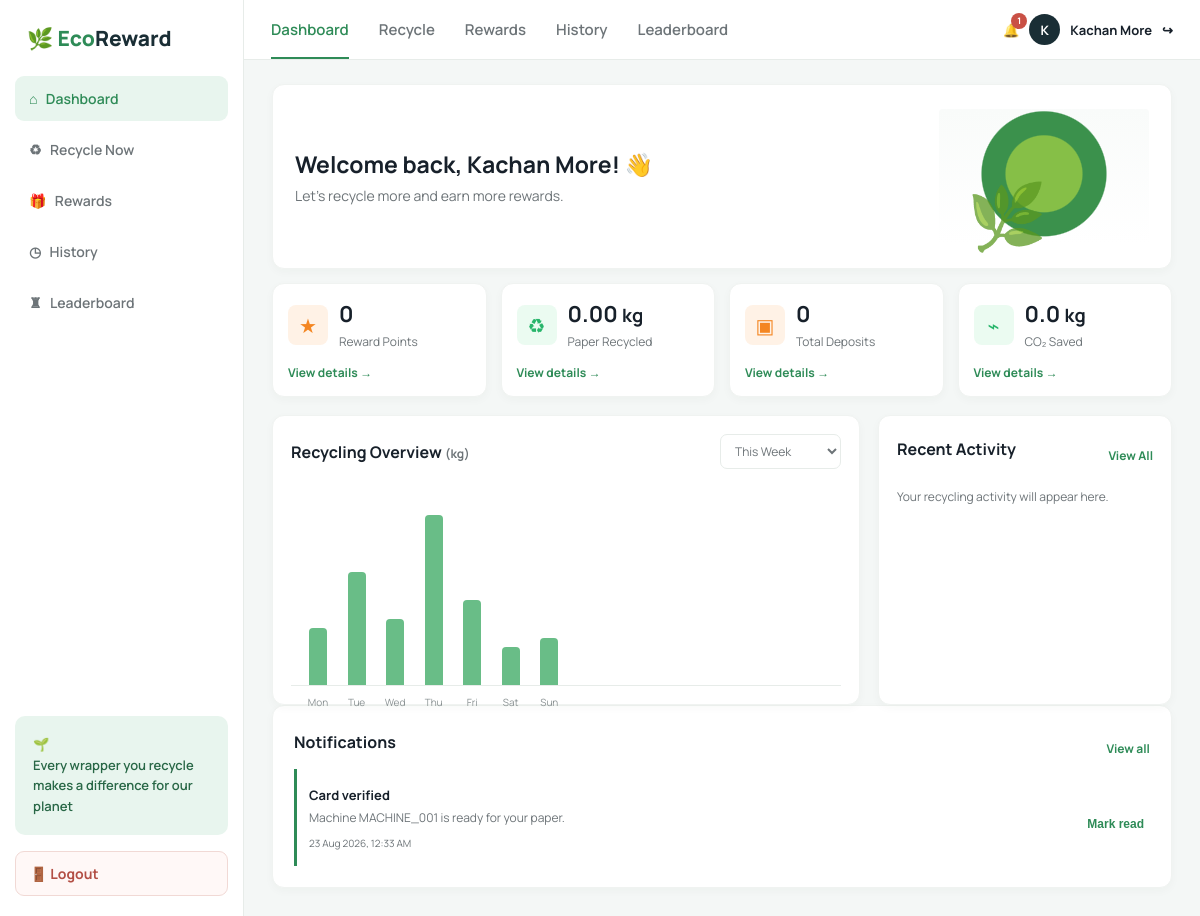
Page / (signed in) on the earlier database version.
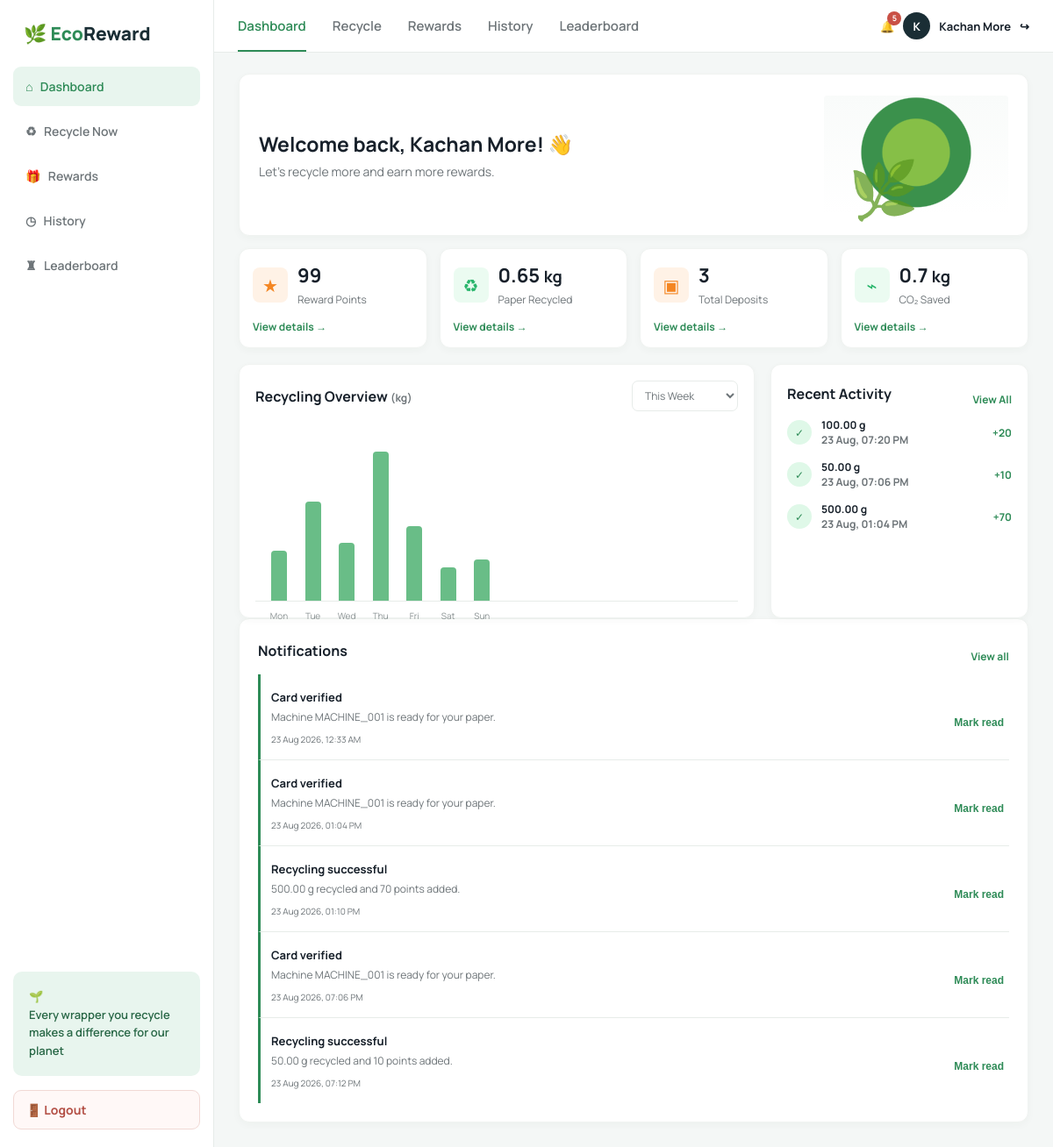
Same page on the later database version.
### recycling/models.py (models this page shows)
class Profile(models.Model):
    ROLE_CHOICES = [("USER", "User"), ("ADMIN", "Admin")]
    STATUS_CHOICES = [("ACTIVE", "Active"), ("BLOCKED", "Blocked")]
    RFID_STATUS_CHOICES = [("ACTIVE", "Active"), ("BLOCKED", "Blocked")]
    user = models.OneToOneField(User, on_delete=models.CASCADE)
    role = models.CharField(max_length=10, choices=ROLE_CHOICES, default="USER")
    status = models.CharField(max_length=10, choices=STATUS_CHOICES, default="ACTIVE")
    rfid_uid = models.CharField(max_length=64, blank=True, unique=True, null=True)
    rfid_status = models.CharField(max_length=10, choices=RFID_STATUS_CHOICES, default="ACTIVE")
    phone = models.CharField(max_length=30, blank=True)
    points = models.PositiveIntegerField(default=0)
    monthly_goal_kg = models.DecimalField(max_digits=6, decimal_places=2, default=5)

class Notification(models.Model):
    TYPE_CHOICES = [(value, value.title()) for value in ["RECYCLING", "REWARD", "ACHIEVEMENT", "MACHINE", "GOAL", "REDEMPTION"]]
    user = models.ForeignKey(User, on_delete=models.CASCADE)
    type = models.CharField(max_length=20, choices=TYPE_CHOICES, default="RECYCLING")
    title = models.CharField(max_length=140)
    message = models.TextField()
    is_read = models.BooleanField(default=False)
    created_at = models.DateTimeField(auto_now_add=True)

class RecyclingSession(models.Model):
    STATUS_CHOICES = [(x, x.replace("_", " ").title()) for x in ["RFID_VERIFIED", "READY_FOR_DEPOSIT", "MEASURING", "PROCESSING", "COMPLETED", "REJECTED"]]
    user = models.ForeignKey(User, on_delete=models.CASCADE)
    machine = models.ForeignKey(Machine, on_delete=models.PROTECT)
    rfid_card = models.ForeignKey(RFIDCard, on_delete=models.PROTECT, null=True, blank=True, related_name="sessions")
    session_id = models.CharField(max_length=32, editable=False, default=make_session_id)
    rfid_uid = models.CharField(max_length=64)
    status = models.CharField(max_length=30, choices=STATUS_CHOICES, default="RFID_VERIFIED")
    weight_grams = models.DecimalField(max_digits=8, decimal_places=2, default=0)
    points = models.PositiveIntegerField(default=0)
    created_at = models.DateTimeField(auto_now_add=True)
    completed_at = models.DateTimeField(null=True, blank=True)

### recycling/views.py (the view, shortened to what this page needs)
# urls.py: path("", views.dashboard, name="dashboard"),
def dashboard(request):
    if hasattr(request.user, "profile") and request.user.profile.role == "ADMIN":
        return redirect("admin_dashboard")
    profile, _ = Profile.objects.get_or_create(user=request.user)
    sessions = RecyclingSession.objects.filter(user=request.user, status="COMPLETED")
    total_grams = sessions.aggregate(value=Sum("weight_grams"))["value"] or 0
    return render(request, "user/dashboard.html", {"profile": profile, "sessions": sessions.order_by("-created_at")[:4], "total_weight": Decimal(total_grams) / 1000, "deposits": sessions.count(), "co2_saved": Decimal(total_grams) * Decimal("1.15") / 1000, "notifications": Notification.objects.filter(user=request.user, is_read=False)[:5]})

### templates/user/dashboard.html (shortened to what the changed rows need)
{% extends 'base.html' %} {% block body %}
<div class="shell">
  <div class="content">
    <header class="topbar">
      <div class="user">
        <a class="notification-link" href="{% url 'user_notifications' %}" aria-label="View notifications">🔔{% if notifications %}<span class="notification-badge">{{ notifications|length }}</span>{% endif %}</a>
      </div>
    </header>
    <main class="main">
      <section class="hero">
        <div class="hero-copy">
          <h1>
            Welcome back, {{ request.user.first_name|default:request.user.username }}! 👋
          </h1>
        </div>
      </section>
      <section class="stats">
        <div class="card stat">
          <div class="stat-top">
            <div>
              <strong>{{ profile.points }}</strong
              ><span class="muted">Reward Points</span>
            </div>
          </div>
        </div>
        <div class="card stat">
          <div class="stat-top">
            <div>
              <strong>{{ total_weight|floatformat:2 }} <small>kg</small></strong
              ><span class="muted">Paper Recycled</span>
            </div>
          </div>
        </div>
        <div class="card stat">
          <div class="stat-top">
            <div>
              <strong>{{ deposits }}</strong
              ><span class="muted">Total Deposits</span>
            </div>
          </div>
        </div>
        <div class="card stat">
          <div class="stat-top">
            <div>
              <strong>{{ co2_saved|floatformat:1 }} <small>kg</small></strong
              ><span class="muted">CO₂ Saved</span>
            </div>
          </div>
        </div>
      </section>
      <div class="grid">
        <section class="panel">
          <div class="panel-heading">
            <h2>Recycling Overview <span class="muted">(kg)</span></h2>
          </div>
        </section>
        <section class="panel">
          <div class="panel-heading">
            <h2>Recent Activity</h2>
          </div>
          <div class="activity">
            {% for session in sessions %}
            <div class="activity-row">
              <span class="check">✓</span
              ><b>{{ session.weight_grams }} g<br /><span class="muted">{{ session.created_at|date:'d M, h:i A' }}</span></b><span class="points">+{{ session.points }}</span>
            </div>
            {% empty %}
            <p class="muted">Your recycling activity will appear here.</p>
            {% endfor %}
          </div>
        </section>
      </div>
      <section class="panel dashboard-notifications">
        <div class="panel-heading"><h2>Notifications</h2><a class="detail" href="{% url 'user_notifications' %}">View all</a></div>
        {% for notification in notifications %}
        <article class="notification-row {% if not notification.is_read %}unread{% endif %}" data-notification-id="{{ notification.id }}"><div><strong>{{ notification.title }}</strong><p>{{ notification.message }}</p><small class="muted">{{ notification.created_at|date:'d M Y, h:i A' }}</small></div>{% if not notification.is_read %}<button class="detail notification-read" type="button">Mark read</button>{% endif %}</article>
        {% empty %}<p class="muted">You have no notifications.</p>{% endfor %}
      </section>
    </main>
  </div>
</div>
{% endblock %}

Differences in the rows shown:
changed Profile: points "0" → "99"
added RecyclingSession: weight_grams "100.00", created_at "23 Aug, 07:20 PM", points "20"
added RecyclingSession: weight_grams "50.00", created_at "23 Aug, 07:06 PM", points "10"
added RecyclingSession: weight_grams "500.00", created_at "23 Aug, 01:04 PM", points "70"
added Notification: title "Card verified", message "Machine MACHINE_001 is ready for your paper.", created_at "23 Aug 2026, 01:04 PM", is_read "Mark read"
added Notification: title "Recycling successful", message "500.00 g recycled and 70 points added.", created_at "23 Aug 2026, 01:10 PM", is_read "Mark read"
added Notification: title "Card verified", message "Machine MACHINE_001 is ready for your paper.", created_at "23 Aug 2026, 07:06 PM", is_read "Mark read"
added Notification: title "Recycling successful", message "50.00 g recycled and 10 points added.", created_at "23 Aug 2026, 07:12 PM", is_read "Mark read"
Other differences:
{{ notifications|length }}: "1" → "5"
{{ total_weight|floatformat:2 }}: "0.00" → "0.65"
{{ deposits }}: "0" → "3"
{{ co2_saved|floatformat:1 }}: "0.0" → "0.7"
text no longer shown: "Your recycling activity will appear here."
